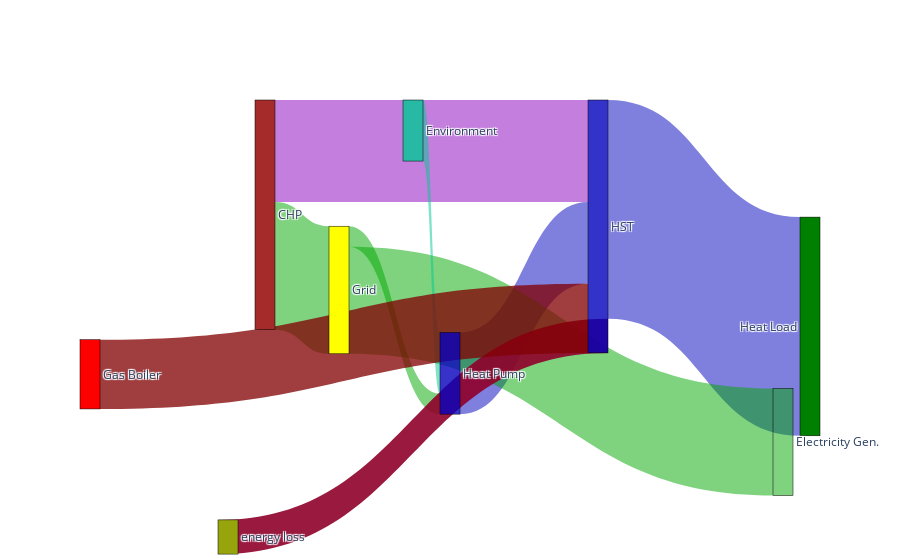

The cell this chart's notebook holds for it:
### Code cell
fig = go.Figure(data=[go.Sankey(
    arrangement = "snap",
    valuesuffix = "Wh",
    node = dict(
      pad = 10,
    #   thickness = 20,
      line = dict(color = "black", width = 0.5),
      label = ['Grid',"Heat Pump", "HST", "Heat Load", "CHP", "Electricity Gen.", "energy loss", "Environment", "Gas Boiler"],
      x = [0.35, 0.0, 0.7, 0.85, 0.25, 0.95, 0.2, 0.45, 0.25],
      y = [0.5,0,0.3,0,-0.5,0.9,1.15,-2, 0],
    #   color = "blue"
      color = ['Yellow', 'rgba(5, 0, 189, 0.8)', 'rgba(0, 0, 189, 0.8)', 'Green', 'Brown', 'rgba(0, 168, 0, 0.5)', 'rgba(150, 200, 0, 0.8)', 'rgba(0, 200, 150, 0.8)', 'red']
    ),
    link = dict(
      # arrowlen = 85,
      source = [0, 1, 2, 4, 4,0, 2, 7, 8], # actually not, no dynamic switching here!reversed directions for hwt2_sh and hwt0_hp
      target = [1, 2, 3, 2, 0, 5, 6, 1, 2],
      # source = sources,
      # target = targets,
      value = vals_smpl2,
      color = ['rgba(0, 168, 0, 0.5)', 'rgba(0, 0, 189, 0.5)', 'rgba(0, 0, 189, 0.5)', 'rgba(137, 0, 189, 0.5)', 'rgba(0, 168, 0, 0.5)', 'rgba(0, 168, 0, 0.5)', 'rgba(143, 0, 43, 0.9)','rgba(0, 200, 150, 0.5)', 'rgba(130, 0, 3, 0.76)']
    #   curve = [0, 0, 0, 0.5, 0]
  ))],
  layout = dict()
  )

fig.show()

### Figure 1 — Plotly figure (JSON) as saved in the notebook; plotly's stock layout.template omitted (floating-point values rounded to 4 significant figures)
{"data": [{"arrangement": "snap", "link": {"color": ["rgba(0, 168, 0, 0.5)", "rgba(0, 0, 189, 0.5)", "rgba(0, 0, 189, 0.5)", "rgba(137, 0, 189, 0.5)", "rgba(0, 168, 0, 0.5)", "rgba(0, 168, 0, 0.5)", "rgba(143, 0, 43, 0.9)", "rgba(0, 200, 150, 0.5)", "rgba(130, 0, 3, 0.76)"], "source": [0, 1, 2, 4, 4, 0, 2, 7, 8], "target": [1, 2, 3, 2, 0, 5, 6, 1, 2], "value": [2166000.0, 8635430, 23140000.0, 10800000.0, 13500000.0, 11330000.0, 3620000.0, 6462000.0, 7326000]}, "node": {"color": ["Yellow", "rgba(5, 0, 189, 0.8)", "rgba(0, 0, 189, 0.8)", "Green", "Brown", "rgba(0, 168, 0, 0.5)", "rgba(150, 200, 0, 0.8)", "rgba(0, 200, 150, 0.8)", "red"], "label": ["Grid", "Heat Pump", "HST", "Heat Load", "CHP", "Electricity Gen.", "energy loss", "Environment", "Gas Boiler"], "line": {"color": "black", "width": 0.5}, "pad": 10, "x": [0.35, 0, 0.7, 0.85, 0.25, 0.95, 0.2, 0.45, 0.25], "y": [0.5, 0, 0.3, 0, -0.5, 0.9, 1.15, -2, 0]}, "type": "sankey", "valuesuffix": "Wh"}], "layout": {}}
